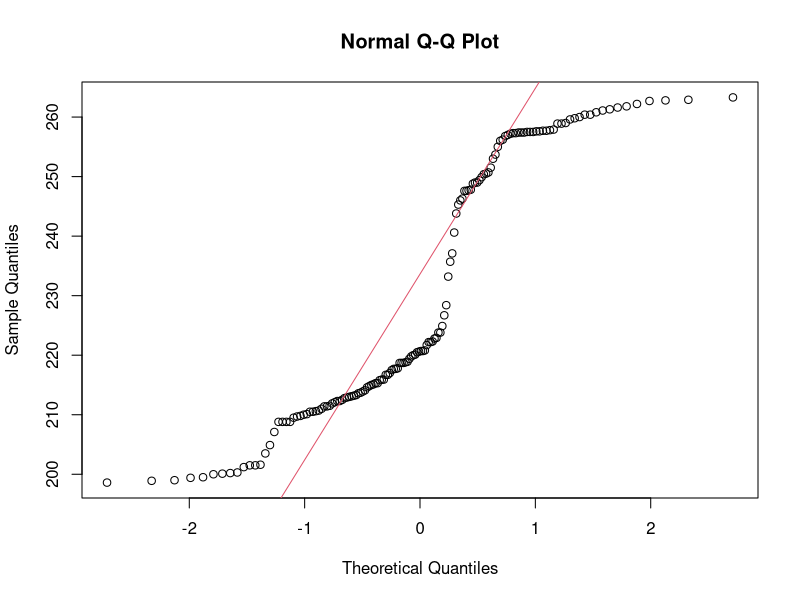
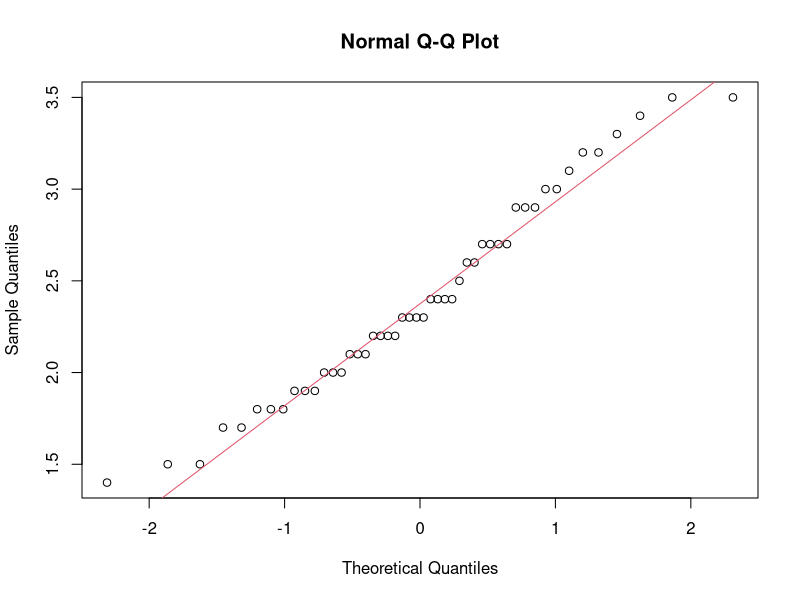
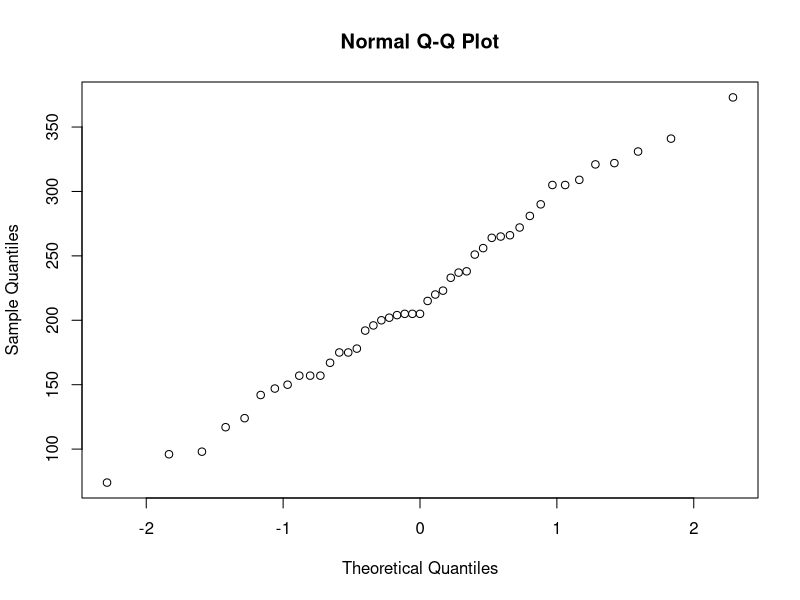
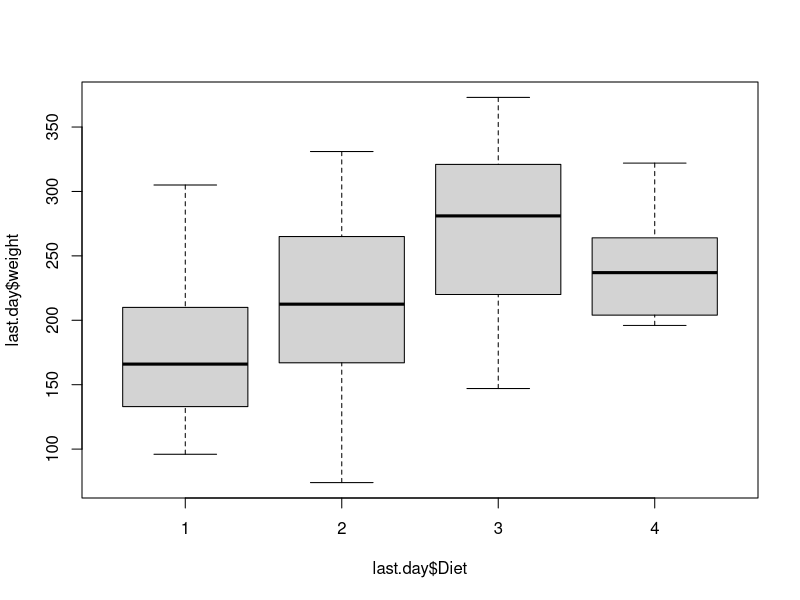
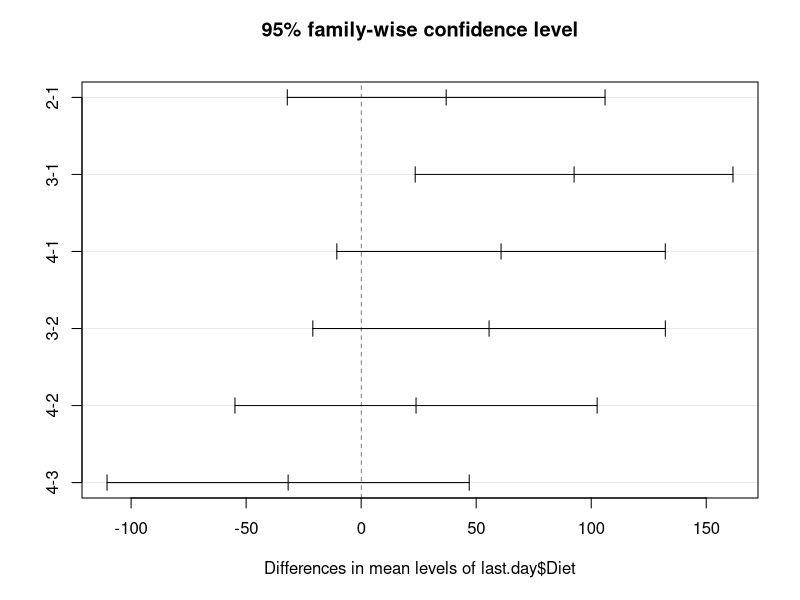
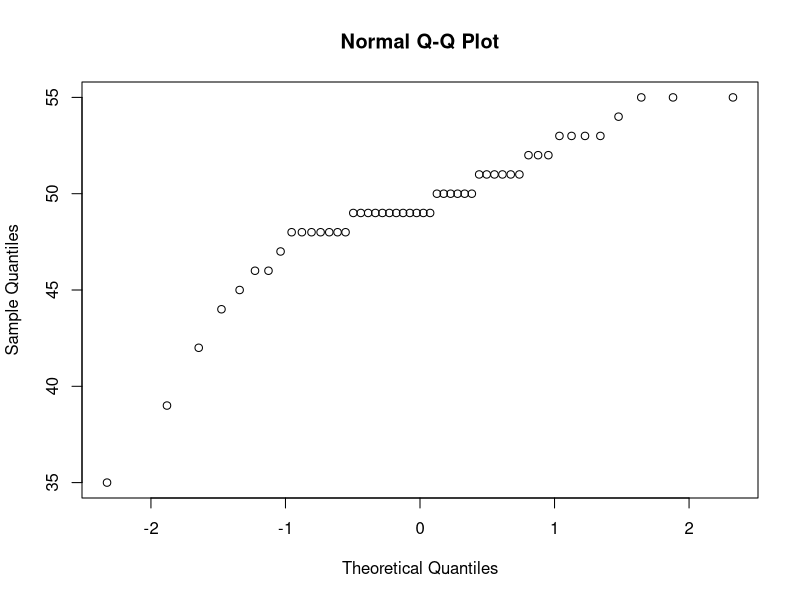
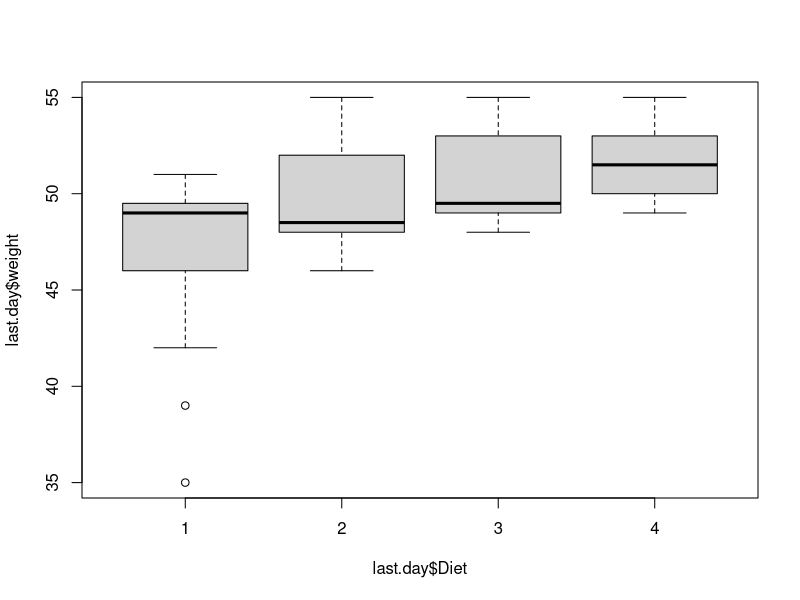
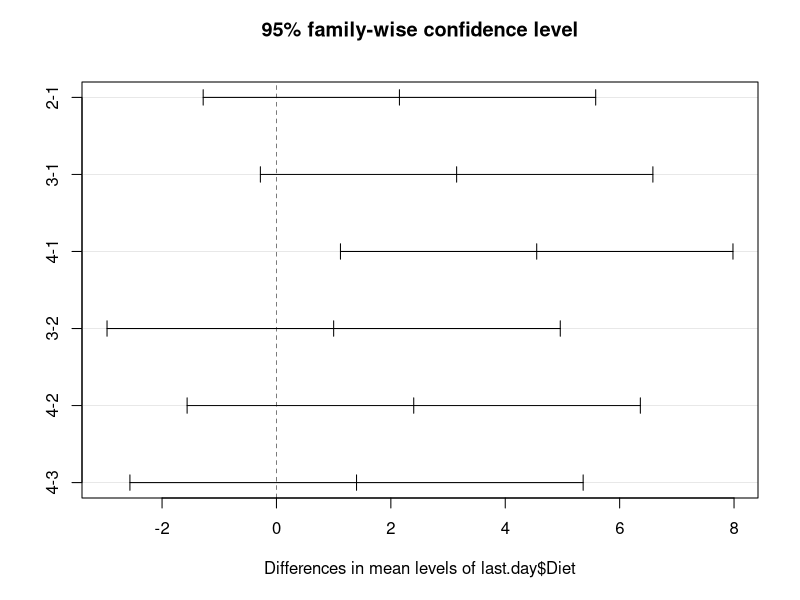

Here is the R script that generated these plots, in order:
## ---- chunk 1
summarize.ts <- summary(BJsales)
str(BJsales)
## ---- chunk 2
qqnorm(BJsales)
qqline(BJsales, col = 2)
library(boot)

my.mean <- function (x, index){
  return(mean(x[index]))
}
boot.data <-boot(BJsales, my.mean, 1000)
aux <- boot.ci(boot.data, conf = 0.9)
aux$normal
## ---- chunk 3
shapiro.test(BJsales)
## ---- chunk 4
summarised.info <- summary(lh)
## ---- chunk 5
qqnorm(lh);qqline(lh, col = 2)
## ---- chunk 6
shapiro.test(lh)
## ---- chunk 7
average <-tapply(ChickWeight$weight, ChickWeight$Time, mean) 
last.day <- ChickWeight[ChickWeight$Time==21, ]
qqnorm(last.day$weight)
shapiro.test(last.day$weight)
boxplot(last.day$weight ~ last.day$Diet)
summary(aov(last.day$weight~last.day$Diet))
plot(TukeyHSD(aov(last.day$weight~last.day$Diet)))
## ---- chunk 8
average <-tapply(ChickWeight$weight, ChickWeight$Time, mean) 
last.day <- ChickWeight[ChickWeight$Time==2, ]
qqnorm(last.day$weight)
shapiro.test(last.day$weight)
boxplot(last.day$weight ~ last.day$Diet)
summary(aov(last.day$weight~last.day$Diet))
plot(TukeyHSD(aov(last.day$weight~last.day$Diet)))
## ---- chunk 9
l1 <- rexp(n = 1000, rate = 0.2)
l2 <- sapply(1:50, FUN = function(x){ return(mean(sample(l1, 20)))})
mean(l1)
mean(l2)

sd(l1)
sd(l2)


qqnorm(l1)
qqnorm(l2)
## ---- chunk 10
l1 <- rchisq(1000, df=100, ncp = 0)
l2 <- sapply(1:50, FUN = function(x){ return(mean(sample(l1, 20)))})
mean(l1)
mean(l2)

sd(l1)
sd(l2)


qqnorm(l1)
qqnorm(l2)
## ---- chunk 11

## ---- chunk 12
# Hint: You can obtain the difference between consecutive years as follows:
consecutive.difference = diff(nhtemp) #hint! :-)

## ---- chunk 13

## ---- chunk 14

## ---- chunk 15

